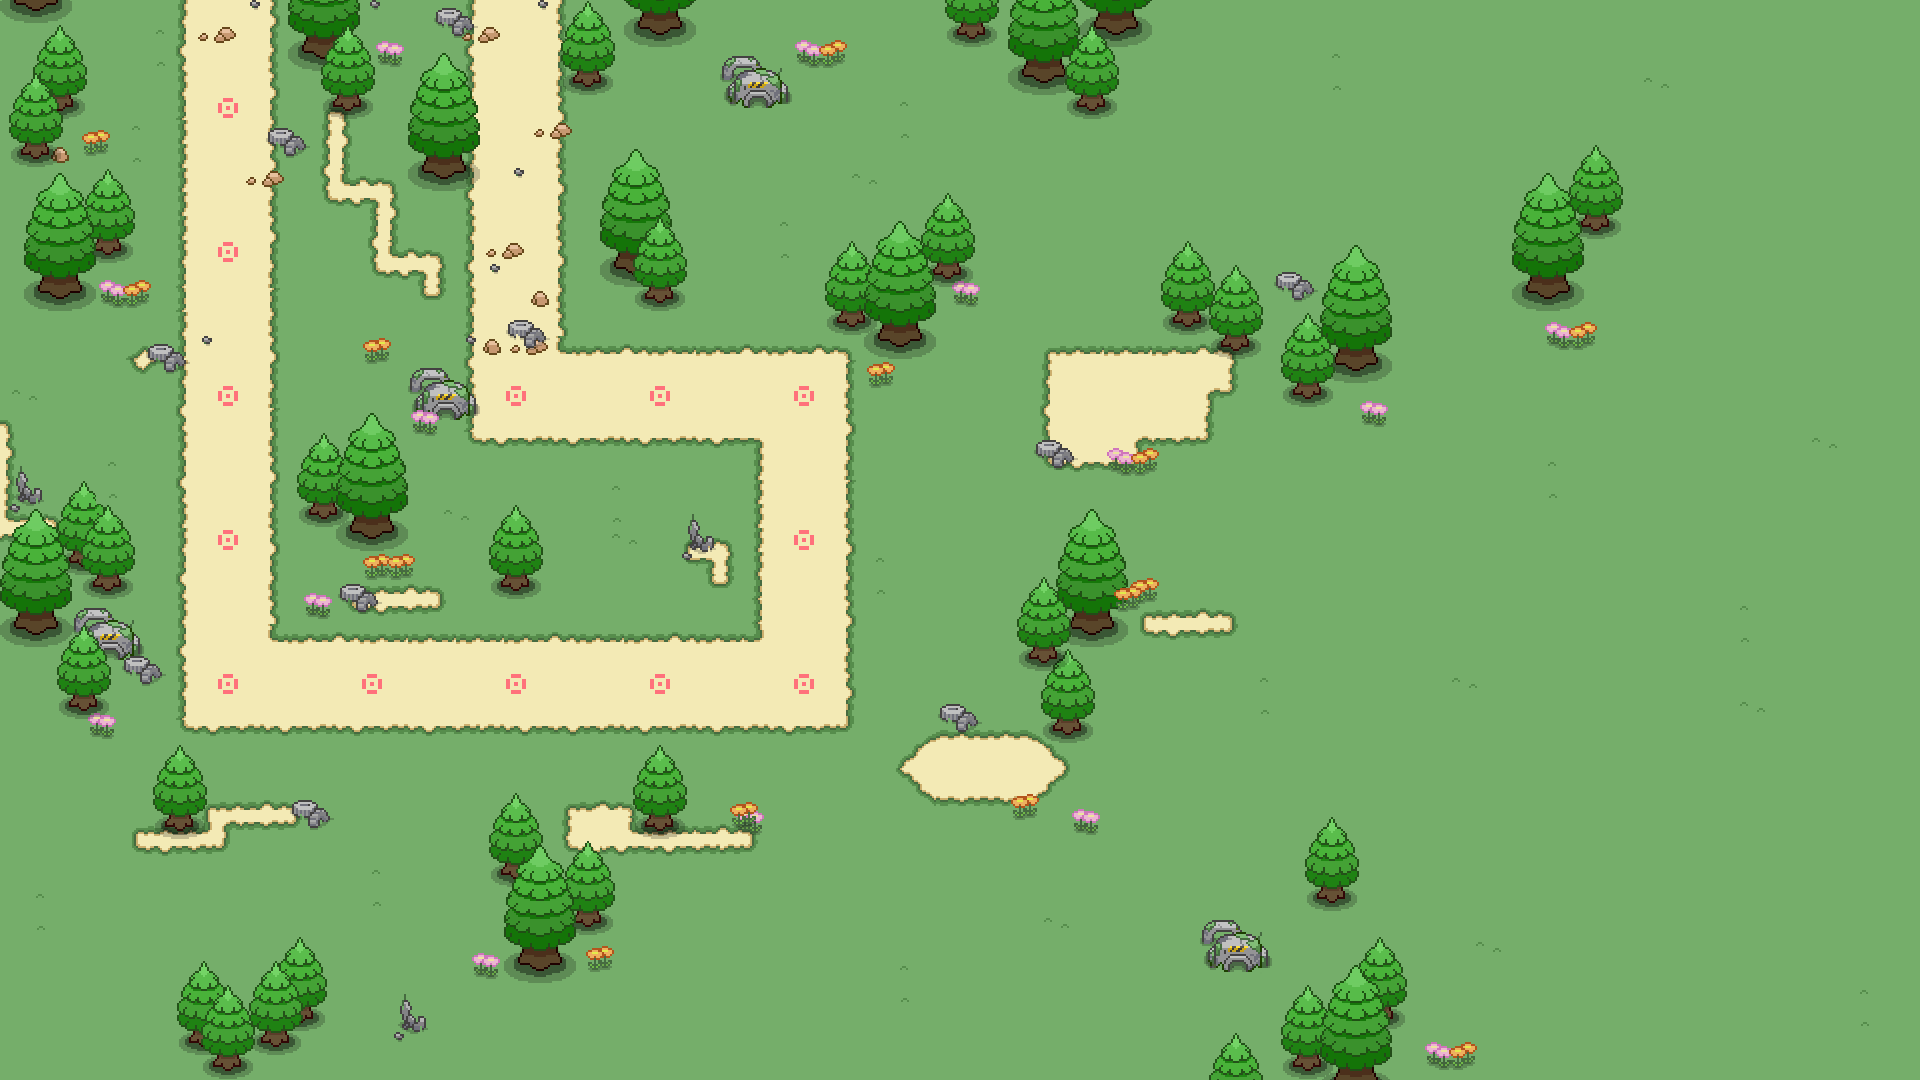

A 2D game scene composited from a Tiled map and its tileset images. What follows is a short description and the map's XML, with each tile layer's data collapsed to a summary:
An orthogonal 80x45 tile map with 24x24 px tiles, 5 tile layers (grounds, 1, 2, 3, ...), 1 hidden layer not drawn, 5 tilesets.

<map version="1.0" tiledversion="2017.12.07" orientation="orthogonal" renderorder="right-down" width="80" height="45" tilewidth="24" tileheight="24" infinite="0" nextobjectid="33">
 <tileset firstgid="1" name="bigtree" tilewidth="72" tileheight="138" tilecount="1" columns="1">
  <image source="big_tree.png" width="72" height="138" />
 </tileset>
 <tileset firstgid="2" name="smalltree" tilewidth="54" tileheight="99" tilecount="1" columns="1">
  <image source="tree2.png" width="54" height="99" />
 </tileset>
 <tileset firstgid="3" name="meta" tilewidth="24" tileheight="24" tilecount="3" columns="3">
  <image source="meta.png" width="72" height="24" />
  <tile id="0">
   <properties>
    <property name="pass" type="bool" value="false" />
   </properties>
  </tile>
  <tile id="2">
   <properties>
    <property name="pass" type="bool" value="true" />
   </properties>
  </tile>
 </tileset>
 <tileset firstgid="6" name="pathtag" tilewidth="24" tileheight="24" tilecount="3" columns="3">
  <image source="pathtag.png" width="72" height="24" />
 </tileset>
 <tileset firstgid="9" name="chapter1" tilewidth="24" tileheight="24" tilecount="1728" columns="32">
  <image source="chapter1.png" width="768" height="1296" />
 </tileset>
 <layer name="grounds" width="80" height="45">
  <data>[3600 cells, 3600 non-empty, 55 distinct tile ids]</data>
 </layer>
 <layer name="1" width="80" height="45">
  <data>[3600 cells, 585 non-empty, 81 distinct tile ids]</data>
 </layer>
 <layer name="2" width="80" height="45">
  <data>[3600 cells, 253 non-empty, 46 distinct tile ids]</data>
 </layer>
 <layer name="3" width="80" height="45">
  <data>[3600 cells, 50 non-empty, 38 distinct tile ids]</data>
 </layer>
 <layer name="pathtag" width="80" height="45">
  <data>[3600 cells, 13 non-empty, 1 distinct tile ids]</data>
 </layer>
 <objectgroup name="gameObj" />
 <layer name="meta" width="80" height="45" visible="0" opacity="0.53">
  <data>[3600 cells, 225 non-empty, 1 distinct tile ids]</data>
 </layer>
</map>